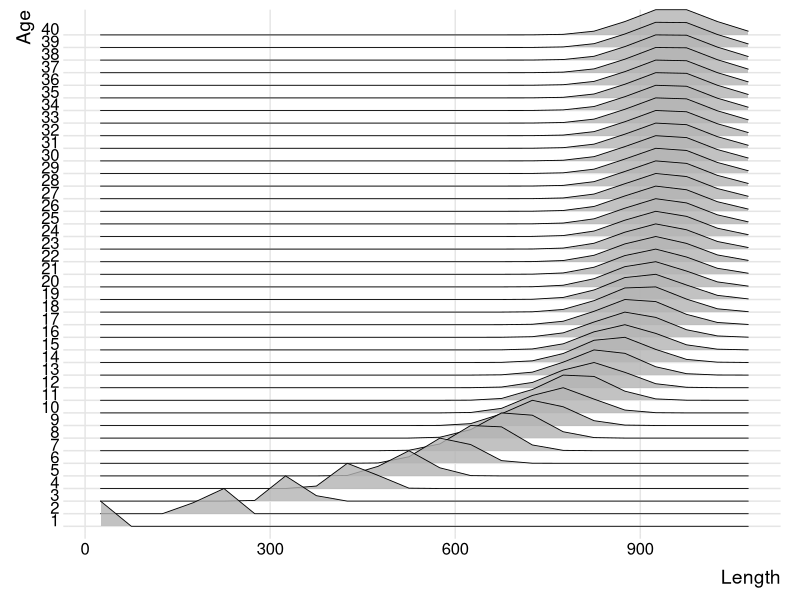
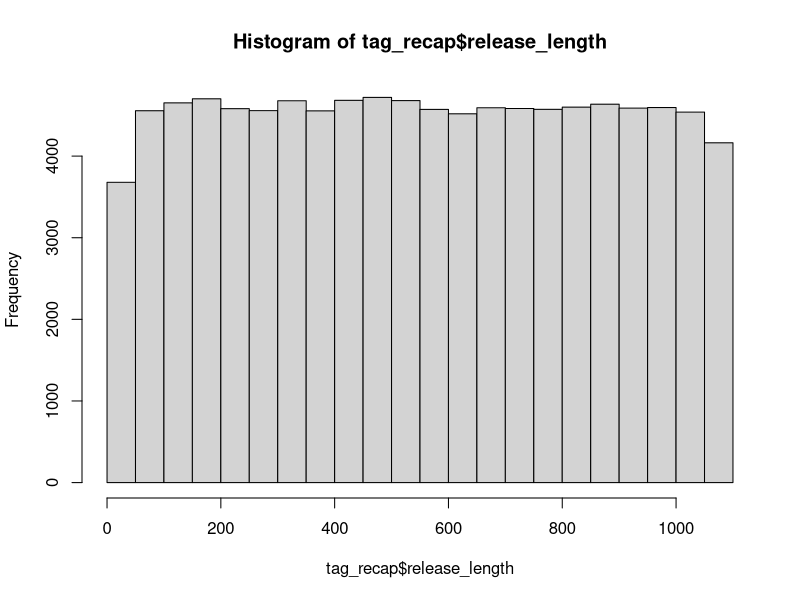
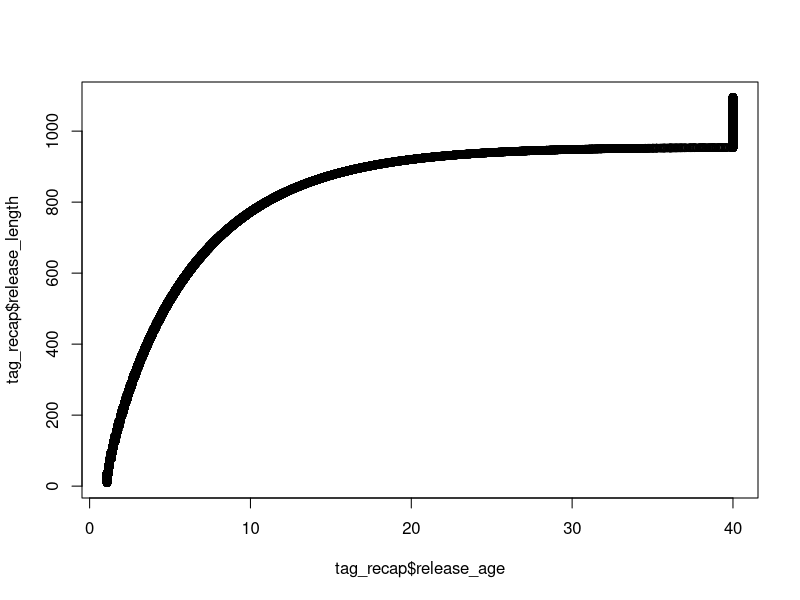
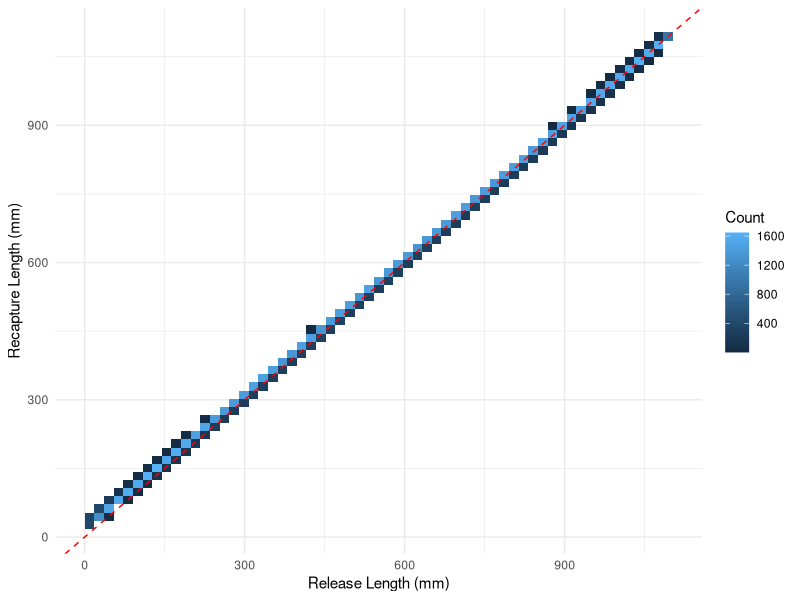
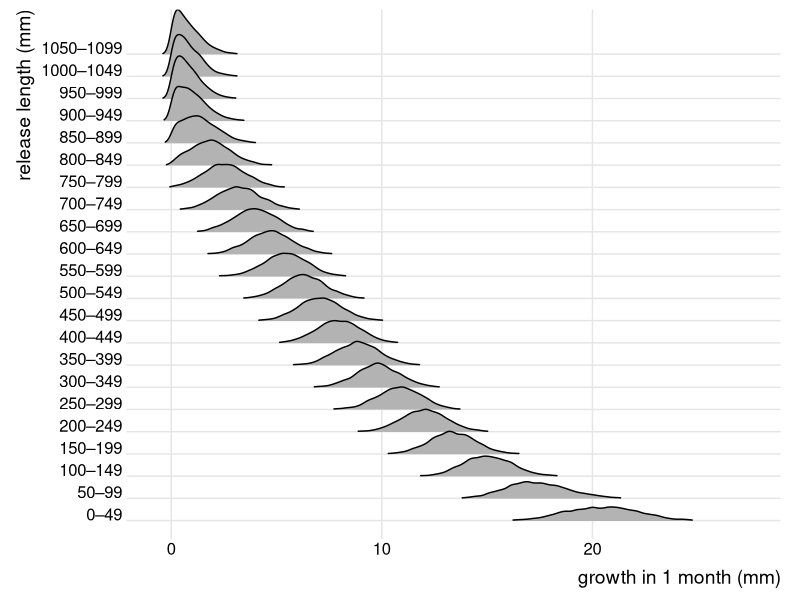
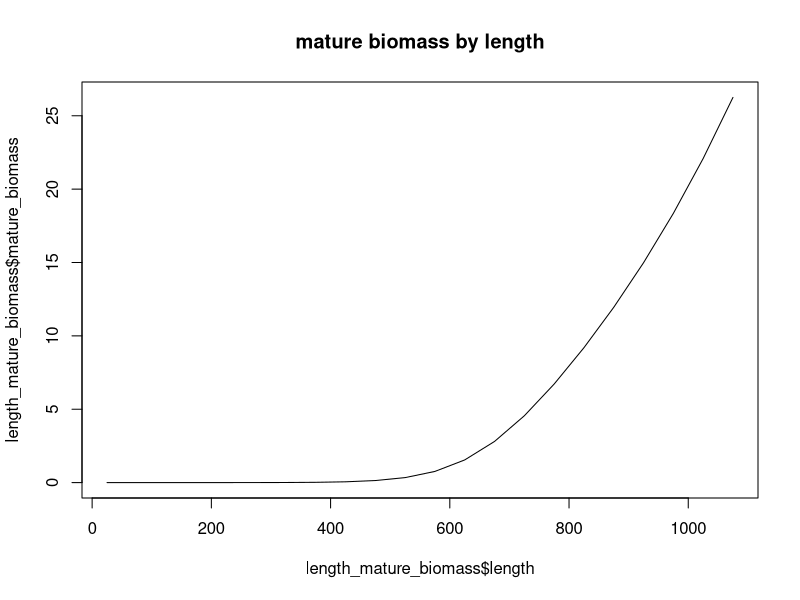
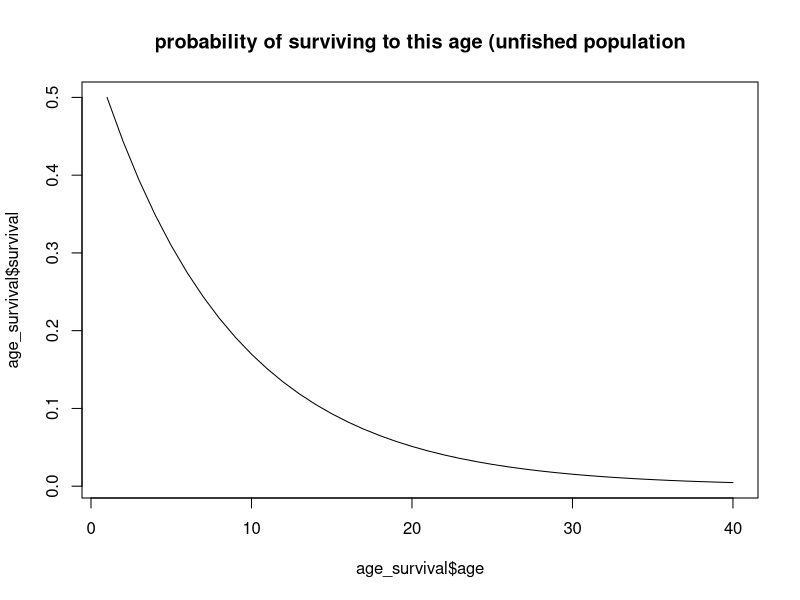
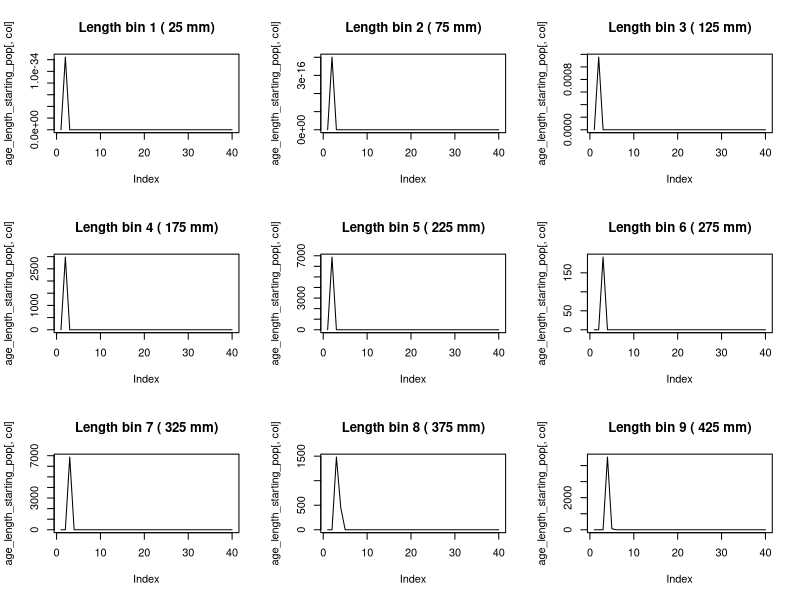

The R script that drew these images, in order: (Note: this script raises an error after producing the figures.)
# -----------------------------------------------------------------------------

# Project: Wadandi Pink Snapper Population Model
# Data:    Values from the literature
# Task:    Set up populations
# Author:  Lise Fournier-Carnoy / adapted from Charlotte Aston
# Date:    May 2026

# -----------------------------------------------------------------------------

# Status: May 2026 update: trying to switch from age-based to length-based system

# -----------------------------------------------------------------------------

rm(list = ls())

# Load libraries

library(tidyverse)
library(sf)
library(raster)
library(stringr)
library(forcats)
library(RColorBrewer)
library(geosphere)
library(abind)

# we need a population to start the C++ model.
# the start population must be stable and realistic, given the species, the size of the simulation area etc.
# for this, we must know (1.) how the species grows/matures, then (2.) what population size/structure the area *can* support (carrying capacity),
# which will allow us to calculate (3.) what the population size/structure would be under a stable amount of fishing.

# the first two steps are calculated in a 'per recruit' unit, which takes a hypothetical R0=1 recruit through all ages, calculating the hypothetical survival probability, maturity probability and mature biomass
# we then rescale the values from these two first steps to real numbers of fish.

# from this, we can calculate (4.) our start population.
# we need step 2. because the Beverton-Holt equation (which the C++ code runs) calculates density-dependent recruitment (limited by the carrying capacity)


## STEP 0: life history values ================================================

year_end <- 2024
year_start <- 1900
n_yrs <- 2024-1900 # number of years modelled

max_age <- 40 # table 4.2 https://library.dpird.wa.gov.au/cgi/viewcontent.cgi?article=1240&context=fr_rr#page=12.15


### length parameters ----

# Von Bertalanffy Parameters (from Table 2, lower west coast, both sexes combined, https://academic.oup.com/icesjms/article/74/1/180/2669555?login=false#186901916)
# Linf  <- 1136 # hypothetical asymptotic length at infinite age (mm)
# k     <- 0.12 # growth coefficient, (/year)
# t0    <- -0.42 # hypothetical age at length = 0 (y)

# Schnute equation parameters - found to fit Yijarup better, table 4.2 https://library.dpird.wa.gov.au/cgi/viewcontent.cgi?article=1240&context=fr_rr#page=12.15
l1 <- 0
l2 <- (927.2 + 915.9)/2 # average of females and males
t1 <- 0
t2 <- 20
a <- (0.160 + 0.168)/2 # "constant relative rate of relative growth rate", Schnute 1981, average of females and males
b <- (1.239 + 1.206)/2 # "incremental relative rate of relative growth rate", Schnute 1981, average of females and males

max_length <- 1095 # in mm, table 4.2 https://library.dpird.wa.gov.au/cgi/viewcontent.cgi?article=1240&context=fr_rr#page=12.15

# age-length standard deviation parameters, for Pinkies, table 1 in Crisafulli et al. 2025 https://www.sciencedirect.com/science/article/pii/S0165783624003023#sec0140
al_cv <- 0.066

# length bin size we'll use in the model
length_bin_size <- 50 # mm. i used 10mm previously but that makes the model too slow.

### weight parameters ----

# weight-length relationship (W = WLa*(forklength^WLb)) , table 4.2 https://library.dpird.wa.gov.au/cgi/viewcontent.cgi?article=1240&context=fr_rr#page=12.15
WLa <- 3.67*10^-5
WLb <- 2.83


### maturity parameters ----

# age at maturity
M50 <- (6.7 + 5.5)/2 # female male average, A50 in table 4.2 https://library.dpird.wa.gov.au/cgi/viewcontent.cgi?article=1240&context=fr_rr#page=12.15
M95 <- (12.9 + 12.3)/2 # female male average, A95 table 4.2 https://library.dpird.wa.gov.au/cgi/viewcontent.cgi?article=1240&context=fr_rr#page=12.15

# length at maturity
L50 <- 660 # females only available, L50 in table 4.2 https://library.dpird.wa.gov.au/cgi/viewcontent.cgi?article=1240&context=fr_rr#page=12.15
L95 <- 900 # females only available, L95 in table 4.2 https://library.dpird.wa.gov.au/cgi/viewcontent.cgi?article=1240&context=fr_rr#page=12.15


### spawning/recruitment parameters ----

prop_f <- 0.5 # proportion expected to be females

# Beverton-Holt Parameters
h   <- 0.75 # table 7.4 p.68 https://library.dpird.wa.gov.au/cgi/viewcontent.cgi?article=1240&context=fr_rr#page=12.15
R0  <- 1 # initial recruitment, hypothetical number. do not change!!

# batch fecundity = a * length^b
fecundity_a <- 9.436*10^-5 # table 4.2 https://library.dpird.wa.gov.au/cgi/viewcontent.cgi?article=1240&context=fr_rr#page=12.15
fecundity_b <- 3.359 # table 4.2 https://library.dpird.wa.gov.au/cgi/viewcontent.cgi?article=1240&context=fr_rr#page=12.15

hyperallo <- (1.26 + 1.14 + 1.33)/3 # THIS VALUE IS CORRECT FOR WEIGHT, NOT AGE OR LENGTH !! average from 3 Sparids in Barneche 2018 (1.26, 1.14 and 1.33)


### mortality/fishing parameters ----

M <- 0.12 # yearly natural mortality, table 4.2 https://library.dpird.wa.gov.au/cgi/viewcontent.cgi?article=1240&context=fr_rr#page=12.15

# selectivity - for now considered as the same for rec and commercial fishing, as even Wise et al. 2007 group them together, p.99. https://library.dpird.wa.gov.au/cgi/viewcontent.cgi?article=1206&context=fr_rr#page=94.59 
# parameter of selectivity ogive
#V50 <- 3.701 # Table 6.3.8, v50 from https://researchlibrary.agric.wa.gov.au/cgi/viewcontent.cgi?article=1029&context=fr_rr
#V95 <-  5.290 # Table 6.3.8, v95 from https://researchlibrary.agric.wa.gov.au/cgi/viewcontent.cgi?article=1029&context=fr_rr

V50 <- 144 # table 4, LV50 in https://www.sciencedirect.com/science/article/pii/S0165783624003023?via%3Dihub
V95 <- 212 # table 4, LV95 in https://www.sciencedirect.com/science/article/pii/S0165783624003023?via%3Dihub

PRM <- 0.25 # see p.36 in Fisher et al. 2025 https://library.dpird.wa.gov.au/cgi/viewcontent.cgi?article=1001&context=fish_rar#page=108.08

# -- McLennan et al. 2014 finds post-release survival after barotrauma treatment to be 88%, same for all depths, all sizes of fish.
# -- Maggs et al. 2024 finds the hook site (lip, body or gut) and depth both sig. affects PRM.
# -- Grixti et al. 2010 finds that PRM in deep waters (48%) is lower than shallow (97%).

eq.init.fish <-  0.025 # this is equilibrium instantaneous fishing mortality?? a low level of fishing effort to apply to the hypothetical fish population so that it stabilises for the burn-in.


## STEP 1: set up life history value ==========================================

# below we use the published life history values to obtain mean values of length-at-age and the weight-at-mean-length-at-age.
mean_life_hist <- data.frame(
  #age = seq(1, 1 + step * (max_age * 12 - 1), by = step)) %>% # each age (1, 2, 3 year old) is split into 12 - this was before i made this into a yearly thing.
  age = 1:max_age) %>%
  
  mutate(
    length = ((l1^b+(l2^b-l1^b))*((1-exp(-a*(age-t1)))/(1-exp(-a*(t2-t1)))))^(1/b), # this is the Schnute equation, replaces the VB equation.
    # length_vb = Linf * (1 - exp(-k * (age - t0))), # this is the old VB equation
    weight = WLa * (length^WLb) / 1000 # divide by 1000 to get in kg 
  ) %>% 
  glimpse()

# from this, let's add uncertainty (because not every 1yo fish will be the same length)
# we'll make a age x length matrix that tells us how likely it is that a fish of age x is of length a, b, c, etc.
lengths <- (0:(max_length)) # start at zero, but all lengths should start at 10mm (see here for post settlement juvenile size ref https://rsnz.onlinelibrary.wiley.com/doi/10.1080/00288330.2014.892013)

# define your length bins (e.g. 50mm bins)
bin_breaks <- seq(0, round(max_length, digits = -1), by = length_bin_size)
bin_labels <- seq_along(bin_breaks[-1])  # indices 1 to n_bins
lengths_bins <- lengths[seq(1, length(lengths), length_bin_size)] # 5cm bins

bin_mids <- bin_breaks[-length(bin_breaks)] + (length_bin_size/2)  # midpoints

length_age_matrix <- matrix(0,
                            nrow = length(mean_life_hist$age),
                            ncol = length(bin_mids), # length bins
                            dimnames = list(as.numeric(mean_life_hist$age), 
                                            as.numeric(bin_mids)))

schnute_length <- function(AGE, l1, l2, t1, t2, a, b) {
  L <- (l1^b + (l2^b - l1^b) * (1 - exp(-a * (AGE - t1))) / (1 - exp(-a * (t2 - t1))))^(1 / b)
  pmin(L, max_length)
} # this function is to obtain the expected length at AGE years old 

for (i in 1:nrow(length_age_matrix)) {
  
  biological_age <- i-1 # the model considers 1yo fish to be a full year old, even though they have just recruited. correct that
  
  if (biological_age == 0) {
    mean_length <- 10  # minimum recruit size in mm (post-settlement juvenile)
  } else {
    mean_length <- round(schnute_length(biological_age, l1, l2, t1, t2, a, b))
  }
  
  sd_length = al_cv * mean_length # eq. 3 from Francis et al. 2016, https://www.sciencedirect.com/science/article/pii/S0165783615000909
  
  length_age_matrix[i, ] <- dnorm(bin_mids, mean = mean_length, sd = sd_length)
} # this loops calculates how likely it is that a fish of age x is of each length y

length_age_matrix <- length_age_matrix / rowSums(length_age_matrix) # normalise so it all adds up to 1

dimnames(length_age_matrix) <- list(mean_life_hist$age, bin_mids)
summary(rowSums(length_age_matrix))  # should all be 1

# we also need to know the length-weight relationship for our lengths
length_weight <- data.frame(length = bin_mids) %>% 
  mutate(weight = WLa * (length^WLb) / 1000 # divide by 1000 to get in kg
         )

# okay so this matrix is going to be the base on which most things get calculated downstream.
library(ggridges)

# sanity check : the distribution of lengths at various ages
as.data.frame(length_age_matrix) %>% 
  mutate(age = as.numeric(rownames(length_age_matrix))) %>% 
  pivot_longer(cols = -age, names_to = "length_bin", values_to = "density") %>% 
  mutate(length_bin = as.numeric(length_bin)) %>% 
  group_by(age) %>% 
  mutate(density_scaled = density / max(density)) %>% # normalise each age to peak = 1
  ungroup() %>% 
  
  ggplot(aes(x = length_bin, y = factor(age), height = density_scaled, group = age)) +
  geom_ridgeline(scale = 2, alpha = 0.8, linewidth = 0.3) +
  labs(x = "Length", y = "Age") +
  theme_ridges(grid = TRUE)


## STEP 1.5: make a length transition matrix ==================================

# the length age matrix tells us the probability of a fish of age x to be of length y, but that doesnt tell us what length a fish of age x and length y will be at age x+1
# for this we need an age-transition matrix, of format length x length.
# age transition matrices are usually calculated with tag-recapture data. 
# i don't have that data, so i'll simulate it.


### A. release the fish! ----

set.seed(123)

# some mean life history
ages = seq(1, max_age, by = 1/12) # monthly ages.
lengths = as.numeric(colnames(length_age_matrix)) # the midpoints of the length bins

# catch, tag, and release some fish!
n_fish  <- 100000

tag_recap <- data.frame( # random set of lengths between min and max
  release_length = runif(n_fish, min = 10, max = max_length) # random lengths >10mm (min juvenile size)
) %>% 
  glimpse()

hist(tag_recap$release_length)


### B. pretend you know the age of these released fish ----

mu_by_age <- schnute_length(ages-1, l1, l2, t1, t2, a, b) # this is the mean length for all ages that a fish can be (monthly) - age-1 because otherwise it treats the new recruits (1 year old in the model) as fish that should be 200mm, so growth of 200mm in 1month... not possible.
sd_by_age <- mu_by_age * al_cv # this is the variability around the mean length, for all ages that a fish can be.

age_likelihoods <- function(LENGTH) {
  dnorm(LENGTH, mean = mu_by_age, sd = sd_by_age)
} # this gives us the probability that a fish of a length x is of each age y.

tag_recap$release_age <- sapply(tag_recap$release_length, function(LENGTH) {
  len_capped <- min(LENGTH, max(lengths_bins)) # prevent fish from being larger than the limit
  liks <- age_likelihoods(len_capped) # finds how likely each age is for that length
  liks <- liks / sum(liks) # normalise to get the relative likelihood of each age
  #sum(ages * liks) # get the weighted average age
  ages[which.max(liks)] 
  
}) # this obtains the age (as an average from the likely ages) for every fish we released

tail(tag_recap)

plot(x = tag_recap$release_age, y = tag_recap$release_length) # the largest fish are assigned to the oldest age class.


### C. one month later, catch the fish again! ----

# one month later, we go back and capture the fish again
tag_recap$recapture_age <- tag_recap$release_age + (1/12)

mu_release   <- schnute_length(tag_recap$release_age - 1, l1, l2, t1, t2, a, b)
mu_recap_age <- schnute_length(tag_recap$recapture_age - 1, l1, l2, t1, t2, a, b)

growth_increment <- pmax(mu_recap_age - mu_release, 0)
sd_recap <- pmax(al_cv * growth_increment, 1) # minimum growth is 1mm per month

# we have to randomly decide what length the fish will be one year after release, according to mu & sd,
# keeping in mind that fish can't shrink.
library(truncnorm)
# so rtruncnorm will do "okay this fish was release at __mm, one year later its length will be randomly selected from a normal distribution that makes sense for its age (mu & sd), keeping in mind the min length (release length) and max length."
tag_recap$recapture_length <- rtruncnorm(
  n    = n_fish,
  a    = tag_recap$release_length, # lower bound (no shrinkage)
  b    = max_length, # upper bound (largest size)
  mean = tag_recap$release_length + growth_increment,
  sd   = sd_recap
)

tag_recap$growth <- tag_recap$recapture_length - tag_recap$release_length
# cool beans, we now have a fully structured tag-recapture dummy dataset to base our age-transition matrix on.

# check it over
ggplot(tag_recap, aes(x = release_length, y = recapture_length)) +
  geom_bin2d(bins = 60) +
  geom_abline(slope = 1, intercept = 0, colour = "red", linetype = "dashed") +
  labs(x = "Release Length (mm)", y = "Recapture Length (mm)", fill = "Count") +
  theme_minimal()

# here fish cannot grow more than 100mm per month (makes sense). largest fish can't really grow more than the max, so the density is close to zero
tag_recap %>%
  filter(!is.na(growth)) %>%
  mutate(length_bin = factor(
    paste0(floor(release_length / 50) * 50, "–", floor(release_length / 50) * 50 + 49),
    levels = paste0(
      seq(floor(min(release_length, na.rm=TRUE)/50)*50,
          floor(max(release_length, na.rm=TRUE)/50)*50, by=50),
      "–",
      seq(floor(min(release_length, na.rm=TRUE)/50)*50,
          floor(max(release_length, na.rm=TRUE)/50)*50, by=50) + 49
    )
  )) %>%
  ggplot(aes(x = growth, y = length_bin)) +
  geom_density_ridges_gradient(scale = 2, rel_min_height = 0.01) +
  labs(x = "growth in 1 month (mm)", y = "release length (mm)") +
  theme_ridges()


### XX okay now the length transition matrix ----

glimpse(tag_recap)

n_bins <- length(bin_labels)

ATM <- matrix(0, nrow = n_bins, ncol = n_bins)
rownames(ATM) <- bin_mids
colnames(ATM) <- bin_mids
# assign each fish to release and recapture bins
tag_recap$release_bin <- cut(tag_recap$release_length, 
                             breaks = bin_breaks, labels = FALSE)
tag_recap$recapture_bin <- cut(tag_recap$recapture_length, 
                               breaks = bin_breaks, labels = FALSE)


for (i in 1:n_bins) {
  current_lower_edge <- bin_breaks[i]  # lower edge of bin i
  fish <- tag_recap[tag_recap$release_bin == i, ] # find all the fish that were released at this length bin.
  
  mu_recap <- mean(fish$recapture_length, na.rm = T) # find their average recapture length
  sigma_recap <- sd(fish$recapture_length, na.rm = T) # and the SD of the recapture length
  
  # for each bin i, what is the probability of being that length, given the recapture data (p(length bin) is p(bin upper bound) - p(bin lower bound))
  probs <- pnorm(bin_breaks[-1], mu_recap, sigma_recap) - pnorm(bin_breaks[-length(bin_breaks)], mu_recap, sigma_recap)
  
  probs[bin_breaks[-length(bin_breaks)] < current_lower_edge] <- 0  # no shrinkage, zero out smaller bins.
  
  ATM[i,] <- probs / sum(probs) # scale so it all adds up to 1
}

tail(ATM) # and that's the age transition matrix!


## STEP 2: set up a hypothetical unfished population ==========================

# the goal here is to calculate what the distribution of mature biomass looks like for a hypothetical population.
# what this means is that for a hypothetical recruitment of R0 = 1, where is the bulk of biomass across lengths and ages?
# this whole setup is made to obtain a single value: unfished_female_spawning_biomass.
# we use this downstream.

# calculate maturity and mature biomass across all lengths
length_mature_biomass <- data.frame(
  length = bin_mids
  ) %>% 
  mutate(
  weight = WLa * (length^WLb) / 1000
  ) %>% 
  mutate(
    maturity = 1/(1+(exp(-log(19)*((length-L50)/(L95-L50))))), # you can replace length, l50, and l95 with age, M50, and M95 if you wish, but length determines maturity better than age
    mature_biomass = maturity * weight^hyperallo
  ) %>% 
  glimpse()

plot(x = length_mature_biomass$length, 
     y = length_mature_biomass$mature_biomass, 
     main = "mature biomass by length", 
     type = "l")


# calculate natural survival in each age group
age_survival <- data.frame(
  age = mean_life_hist$age,
  survival = NA
) %>% 
  glimpse()
age_survival[1, "survival"] <- R0*prop_f # survival probability on age 1
for (r in 2:nrow(age_survival)){
  age_survival[r, "survival"] <- age_survival[r-1, "survival"]*exp(-M) 
} # this calculates the survival in the next age based on the previous age

plot(x = age_survival$age, 
     y = age_survival$survival,
     main = "probability of surviving to this age (unfished population", 
     type = "l")


# put it all together
length_age_matrix[1,] <- 0 # fill babies 
unfished_pop_ssb <- sweep(length_age_matrix, MARGIN = 2, length_mature_biomass$mature_biomass, FUN = "*")
test <- sweep(unfished_pop_ssb, MARGIN = 1, age_survival$survival, FUN = "*")

# below we are taking a hypothetical female, which we weigh every year, to figure out how much total spawning biomass it contributes over its lifetime. (taking into account natural mortality)
# with the matrix, we're kind of collapsing the uncertainty in length (summing), so that we get a single value.
unfished_female_spawning_biomass <- sum(test)
unfished_female_spawning_biomass # about 24kg


### Calculate Beverton-Holt parameters for the unfished population ----

alpha <- (unfished_female_spawning_biomass/R0)*((1-h)/(4*h)) 
beta <- ((h-0.2)/(0.8*h*R0))


## STEP 3: set up a hypothetical fished population ============================

# we need to calculate things for a hypothetical fished population.
# survival is a little different when you add fishing mortality, so we need to recalculate.

# we have biomass across lengths from the previous step
glimpse(length_mature_biomass)

sel_at_length <- data.frame(
  length      = bin_mids,
  selectivity = 1 / (1 + exp(-log(19) * ((bin_mids - V50) / (V95 - V50))))
)

# collapse to age-based selectivity by weighting each age's length distribution
# (length_age_matrix rows = age, cols = length bin; each row sums to 1)
age_selectivity <- as.numeric(length_age_matrix %*% sel_at_length$selectivity)

fished_pop_setup <- data.frame(age = mean_life_hist$age) %>% 
  mutate(selectivity = age_selectivity,
         fishing_mortality = selectivity * eq.init.fish,
         total_mortality = fishing_mortality + M
  )
head(fished_pop_setup)

# Calculate survival for the fished population
fished_pop_setup <- fished_pop_setup %>% 
  mutate(survival = NA) %>% 
  glimpse()

fished_pop_setup[1, "survival"] <- R0*prop_f # survival probability on age 1

for (r in 2:nrow(fished_pop_setup)){
  fished_pop_setup[r, "survival"] <- fished_pop_setup[r-1, "survival"]*exp(-fished_pop_setup[r-1, "total_mortality"]) # Divide by the time step here
} # this calculates the survival in the next age based on the previous age

# put it all together
fished_pop_ssb <- sweep(length_age_matrix, MARGIN = 2, length_mature_biomass$mature_biomass, FUN = "*")
fished_pop_ssb <- sweep(fished_pop_ssb, MARGIN = 1, fished_pop_setup$survival, FUN = "*")

# below we are taking a hypothetical female, which we weigh every year (12th month), to figure out how much total spawning biomass it contributes over its lifetime.
# with the matrix, we're kind of collapsing the uncertainty (summing), so that we get a single value.
fished_female_spawning_biomass <- sum(fished_pop_ssb)
fished_female_spawning_biomass # about 18kg, lower than unfished, which makes sense because a fished population will have fewer big fish (spawners)


### Spawner per recruit and equilibrium recruitment ----

spr <- fished_female_spawning_biomass/unfished_female_spawning_biomass 
(1 - spr) # this says 'under fished equilibrium, 1 recruit loses ~24% (1-spr) of its reproductive output over her lifetime compared to unfished equilibrium'
equil_recr <- (fished_female_spawning_biomass-alpha)/(beta*fished_female_spawning_biomass) 
equil_recr # this says 'however, under fished equilibrium, 1 recruit produces ~97% of its unfished recruitment (because there is lower density of fish)
# the density-dependence is visible here: fewer spawners = population below carrying capacity = more recruits


## STEP 4: set up the starting population =====================================

## so far the fished and unfished populations and spawning biomasses were hypothetical, for a single recruit.
## here we scale the spawning biomasses to the level of recruitment, to make a starting population.
## first it's age-based, then we transform it into a age-length-based structure.

init_recr <- 24000 # in thousands - 4000 is too small

# calculate initial fished recruitment (how many new fish from the fished population)
init_fished_recr <- (fished_female_spawning_biomass-alpha) / (fished_female_spawning_biomass*beta) * init_recr 

# calculate initial unfished spawning biomass - this is the carrying capacity for the size of our model, defined by init_recr
init_unfished_f_sb <- init_fished_recr * unfished_female_spawning_biomass

# calculate initial fished spawning biomass - this is the spawning biomass of our starting population
init_fished_f_sb <- init_fished_recr * fished_female_spawning_biomass

# calculate new Beverton-Holt parameters - because we have a different initial recruitment value, alpha and beta will change.
alpha <- (init_unfished_f_sb / init_fished_recr) * ((1-h) / (4*h))
beta <- ((h-0.2) / (0.8*h*init_fished_recr))

# calculate number of female recruits in the next time step
n_f_recr <- (init_fished_f_sb/(alpha+beta*init_fished_f_sb))*prop_f # originally Charlotte had init_unfished_sb/(alpha...) but i think that's incorrect

age_starting_pop <- data.frame(
  age = mean_life_hist$age,
  n = NA
  )

age_starting_pop[1, "n"] <- n_f_recr

for (r in 2:(max_age)){ 
  age_starting_pop[r, "n"] <- age_starting_pop[r-1, "n"] * exp(-fished_pop_setup[r-1, "total_mortality"])
} # this calculates the survival in the next age based on the previous age using total mortality from our fished population


# okay so now we know that our starting population has ~2400 fish of age 1, but not all will be the same length. we'll use our age-length matrix to figure out how many there are of each length.
age_length_starting_pop <- sweep(length_age_matrix, MARGIN = 1, age_starting_pop[, "n"], FUN = "*")
dim(age_length_starting_pop)

bins_to_plot <- c(1:9)
par(mfrow = c(3, 3))
lapply(bins_to_plot, function(col) {
  plot(age_length_starting_pop[, col], type = "l",
       #ylim = c(0, 2000),
       main = paste("Length bin", col, "(", bin_mids[col], "mm)"))
})

# -- you can see as fish age, there's more and more uncertainty about their age. that's exactly what we want.
# -- these fish form our starting population for the model
# -- at the end of the year the spawning stock biomass of all females will be calculated to generate recruitment for the next year
# -- alpha and Beta need to be recorded for use in the next step of the model


## Selectivity-retention for the fish in the model ----------------------------

# we want to make a matrix that tells us for every month of every year, how likely is it that a fish of length x gets caught and kept by a fisher.

# first we translate selectivity to a length-based vector, so that the selectivity-retention has the same number of values to calculate things on.
fished_pop_setup$selectivity

# we'll use the selectivity-at-age to approximate a selectivity-at-length
# sel_at_age <- data.frame(age = mean_life_hist$age, selectivity = fished_pop_setup$selectivity)
# sel_at_length <- data.frame(
#   length     = bin_mids,
#   selectivity = NA
# )
# 
# sel_at_age <- approx(
#   x = mean_life_hist$age,
#   y = fished_pop_setup$selectivity,
#   xout = mean_life_hist$age,
#   rule = 2
# )$y
# 
# length_to_sel <- approxfun( # linear interpolation between selectivity-at-age and -at-length
#   x = mean_life_hist$length,
#   y = sel_at_age,
#   rule = 2
# )
# 
# sel_at_length$selectivity <- length_to_sel(as.numeric(sel_at_length$length) + 5) # apply the interpolation to the length bins
# 
# # manually fill bins that are too-big and too-small (they're not observed in the sel-at-age so need to be manually filled)
# sel_at_length$selectivity[as.numeric(sel_at_length$length) + 5 < min(mean_life_hist$length)] <- 0
# sel_at_length$selectivity[as.numeric(sel_at_length$length) + 5 > max(mean_life_hist$length)] <- 1

## okay now to calculate things
ret <- array(0,
             dim = c(ncol(length_age_matrix)), 
             dimnames = list(colnames(length_age_matrix)))

sel_ret <- array(0,
                 dim = c(ncol(length_age_matrix), n_yrs+1), 
                 dimnames = list(colnames(length_age_matrix), year_start:year_end))

mll_changes <- data.frame( # minimum legal length (MLL) changes
  year = c(1913, 1977, 1988, 2008, 2009),
  mll =  c(279,  380,  410,  450,  500)
)

for (YEAR in year_start:year_end) {
  
  current_mll <- if (YEAR < min(mll_changes$year)) 0 else (
    tail(mll_changes$mll[mll_changes$year <= YEAR], 1)
  )
  
  # retention: the % of fish of each size that are kept by fishers. changes with MLL legislation
  lengths <- as.numeric(rownames(sel_ret))
  ret <- ifelse(lengths < current_mll, 0, # fish that are too small will not be kept
                ifelse(lengths < current_mll + 5, 0.5, # fish around the MLL will not all be kept
                       0.95)) # and the larger fish will mostly be kept, but not all
  
  # landings: the % of fish of each length that can be caught and will be retained
  landings = sel_at_length$selectivity * ret
  # discards: the % of fish of each length that can be caught but will be chucked back
  discards = sel_at_length$selectivity * (1 - ret)
  
  # selectivity-retention: the % of fish of each age (in each year) that will die from fishing activities (caught, and either kept, or chucked back and die)
  sel_ret[, as.character(YEAR)] = landings + (PRM * discards)
  
}
head(sel_ret)

par(mfrow=c(2, 2))
plot(sel_ret[,1], type = "l")
plot(sel_ret[,50], type = "l")
plot(sel_ret[,80], type = "l")
plot(sel_ret[,120], type = "l")


## Saving files ---------------------------------------------------------------

# initial population
saveRDS(age_length_starting_pop, file = paste0("data/output_data/05_starting_population.rds"))

# number of length bins
bin_mids
saveRDS(bin_mids, file = "data/output_data/05_length_bins.rds")

# age-transition matrix
saveRDS(ATM, "data/output_data/05_age_transition_matrix.rds")

# selectivity
selectivity <- fished_pop_setup$selectivity
saveRDS(selectivity, file = "data/output_data/05_selectivity.rds")
saveRDS(sel_ret, file = "data/output_data/05_selectivity_retention.rds")

# maturity
maturity <- length_mature_biomass$maturity
saveRDS(maturity, file = "data/output_data/05_maturity.rds")

# weight of each age group
weight <- length_weight$weight
saveRDS(weight, file = "data/output_data/05_weight.rds")

# Beverton-Holt parameters
saveRDS(alpha, file = "data/output_data/05_Beverton-Holt_alpha.rds")
saveRDS(beta, file = "data/output_data/05_Beverton-Holt_beta.rds")


# and save to the HPC folder
saveRDS(age_length_starting_pop, file = paste0("data/output_data/HPC_files/05_starting_population.rds"))
saveRDS(bin_mids, file = "data/output_data/HPC_files/05_length_bins.rds")
saveRDS(ATM, "data/output_data/HPC_files/05_age_transition_matrix.rds")
saveRDS(selectivity, file = "data/output_data/HPC_files/05_selectivity.rds")
saveRDS(sel_ret, file = "data/output_data/HPC_files/05_selectivity_retention.rds")
saveRDS(maturity, file = "data/output_data/HPC_files/05_maturity.rds")
saveRDS(weight, file = "data/output_data/HPC_files/05_weight.rds")
saveRDS(alpha, file = "data/output_data/HPC_files/05_Beverton-Holt_alpha.rds")
saveRDS(beta, file = "data/output_data/HPC_files/05_Beverton-Holt_beta.rds")


### END ###
